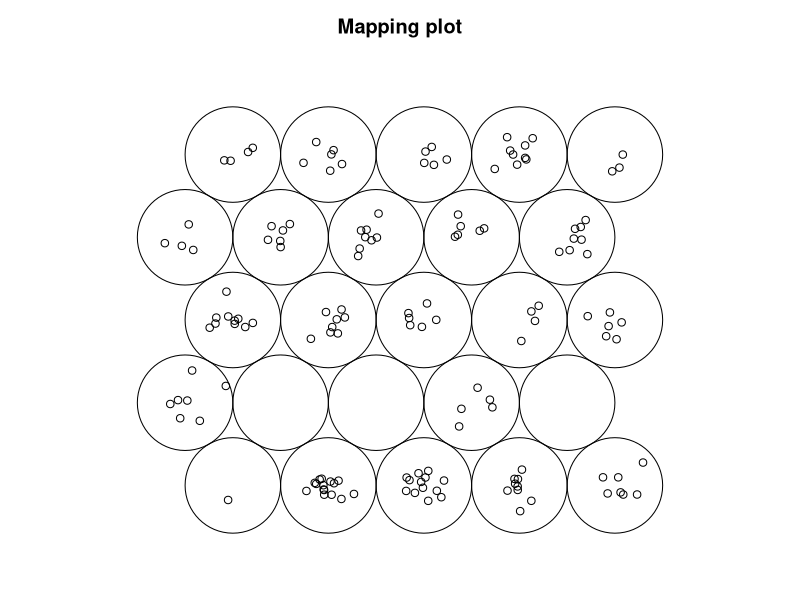
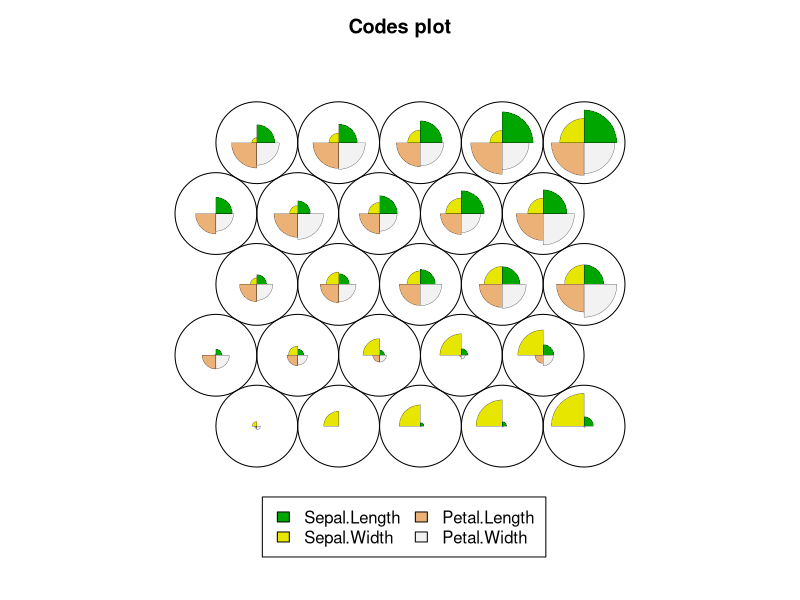

The R source for these figures, in order:
install.packages("kohonen")

library(kohonen)

data(iris)

iris_data <- scale(iris[,1:4])


som_model <- som(iris_data, grid=somgrid(5,5,"hexagonal"))


plot(som_model, type="mapping")
plot(som_model, type="codes")
